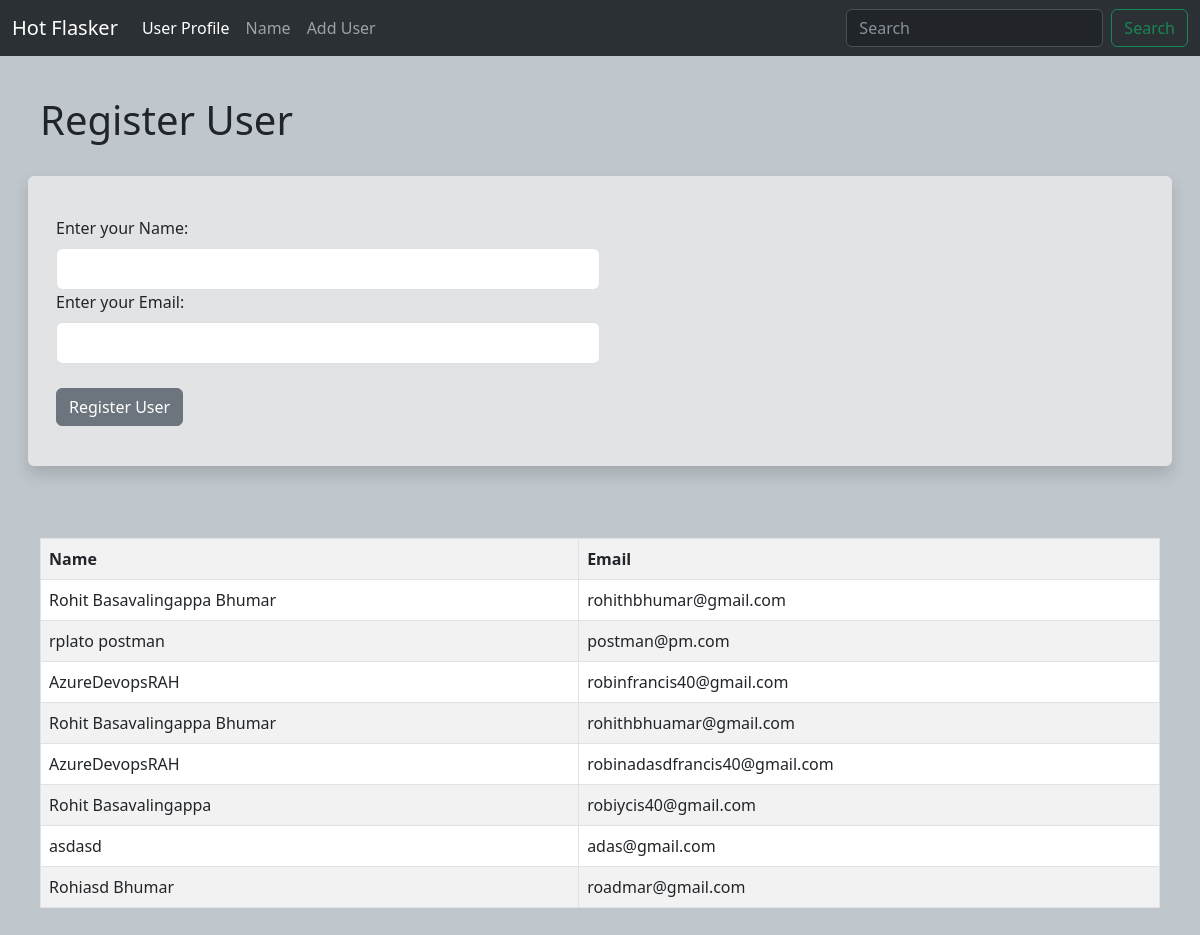
Screenshot of /user/add with the database file from the repository.
### hello.py (models this page shows, shortened)
class UsersDb(db.Model):
    id = db.Column(db.Integer, primary_key=True)
    name = db.Column(db.String, nullable=False )
    email = db.Column(db.String, nullable=False, unique=True)
    date_added = db.Column(db.DateTime, default=datetime.utcnow)

### hello.py (the view, shortened to what this page needs)
@app.route("/user/add", methods=['GET', 'POST'])
def add_user_to_db():
    form = UserForm()
    name = None
    email = None
    disp_all_users = UsersDb.query.order_by(UsersDb.date_added)
    return render_template('add-user-to-db.html', form=form, name=name, email=email, disp_all_users=disp_all_users)

### hello.py
class UserForm(FlaskForm):
    name = StringField('Enter your Name:', validators=[DataRequired()])
    email = EmailField('Enter your Email:', validators=[DataRequired()])
    submit = SubmitField('Register User')

### templates/add-user-to-db.html (shortened to what this page needs)
{% extends 'base.html' %}
{% block content %}
{% if name %}
<h1>User Lists:</h1>
{% for message in get_flashed_messages() %}
{% if 'already' in message %}
<div class="alert alert-warning alert-dismissible fade show" role="alert">
    {{message}}
    <button type="button" class="btn-close" data-bs-dismiss="alert" aria-label="Close"></button>
</div>
{% else %}
<div class="alert alert-success alert-dismissible fade show" role="alert">
    {{message}}
    <button type="button" class="btn-close" data-bs-dismiss="alert" aria-label="Close"></button>
</div>
{% endif %}
{% endfor %}
<div>
    <table class="table table-hover table-bordered table-striped">
        <tr>
            <th>
                Name
            </th>
            <th>
                Email
            </th>
        </tr>
        {% for users in disp_all_users %}
        <tr>
            <td>
                {{users.name}}
            </td>
            <td>
                {{users.email}}
            </td>
        </tr>
        {%endfor%}
    </table>
</div>
{%else %}
<h1> Register User </h1>
<br>
<div class="row bg-secondary-subtle shadow p-3 mb-5 bg-body-tertiary rounded">
    <form action="" method="POST" class="my-4">
        {{ form.name.label(class="form-label")}} {{ form.name(class="form-control w-50 p-2")}}
        {{ form.email.label(class="form-label")}} {{form.email(class="form-control w-50 p-2")}}
        <br>
        {{form.submit(class="btn btn-secondary")}}
    </form>
</div>
<br>
<div>
    <table class="table table-hover table-bordered table-striped">
        <tr>
            <th>
                Name
            </th>
            <th>
                Email
            </th>
        </tr>
        {% for users in disp_all_users %}
        <tr>
            <td>
                {{users.name}}
            </td>
            <td>
                {{users.email}}
            </td>
        </tr>
        {%endfor%}
    </table>
</div>
{% endif %}
{% endblock content %}

### templates/base.html (shortened to what this page needs)
<!DOCTYPE html>
<html lang="en">
<head>
    <link href="https://cdn.jsdelivr.net/npm/bootstrap@5.3.0/dist/css/bootstrap.min.css" rel="stylesheet"
>
    <link rel="stylesheet" href="{{ url_for('static', filename='css/style.css') }}">
</head>
<body>
    {% include 'navbar.html' %}
    <div class="content-container">
        {% block content %}
        {% endblock%}
    </div>
</body>
</html>

### templates/navbar.html (shortened to what this page needs)
<nav class="navbar navbar-expand-lg bg-body-tertiary " data-bs-theme="dark">
    <div class="container-fluid">
      <a class="navbar-brand" href="{{ url_for('hello') }}">Hot Flasker</a>
      <div class="collapse navbar-collapse" id="navbarSupportedContent">
        <ul class="navbar-nav me-auto mb-2 mb-lg-0">
          <li class="nav-item">
            <a class="nav-link active" aria-current="page" href="{{ url_for('user', name='John') }}">User Profile</a>
          </li>
          <li class="nav-item">
            <a class="nav-link" href="{{ url_for('enter_name') }}">Name</a>
          </li>
          <li class="nav-item">
            <a class="nav-link" href="{{ url_for('add_user_to_db') }}">Add User</a>
          </li>
        </ul>
        <form class="d-flex" role="search">
          <input class="form-control me-2" type="search" placeholder="Search" aria-label="Search">
          <button class="btn btn-outline-success" type="submit">Search</button>
        </form>
      </div>
    </div>
  </nav>

### static/css/style.css (style rules this page uses)
body { background-color: rgb(191, 199, 204); }
.content-container { margin: 40px; }

### rows the page displays
UsersDb: name "Rohit Basavalingappa Bhumar", email "rohithbhumar@gmail.com"
UsersDb: name "rplato postman", email "postman@pm.com"
UsersDb: name "AzureDevopsRAH", email "robinfrancis40@gmail.com"
UsersDb: name "Rohit Basavalingappa Bhumar", email "rohithbhuamar@gmail.com"
UsersDb: name "AzureDevopsRAH", email "robinadasdfrancis40@gmail.com"
UsersDb: name "Rohit Basavalingappa", email "robiycis40@gmail.com"
UsersDb: name "asdasd", email "adas@gmail.com"
UsersDb: name "Rohiasd Bhumar", email "roadmar@gmail.com"
